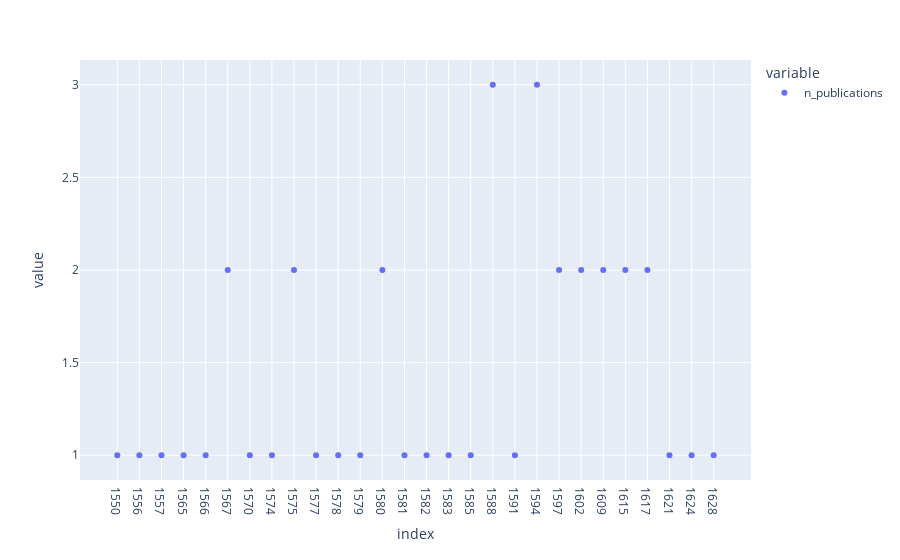

Notebook cell for this chart:
### Code cell
px.scatter(prova)

### Figure 1 — Plotly figure (JSON) as saved in the notebook; plotly's stock layout.template omitted (floating-point values rounded to 4 significant figures)
{"data": [{"hovertemplate": "variable=n_publications<br>index=%{x}<br>value=%{y}<extra></extra>", "legendgroup": "n_publications", "marker": {"color": "#636efa", "symbol": "circle"}, "mode": "markers", "name": "n_publications", "orientation": "v", "showlegend": true, "type": "scatter", "x": ["1550", "1556", "1557", "1565", "1566", "1567", "1570", "1574", "1575", "1577", "1578", "1579", "1580", "1581", "1582", "1583", "1585", "1588", "1591", "1594", "1597", "1602", "1609", "1615", "1617", "1621", "1624", "1628"], "xaxis": "x", "y": [1, 1, 1, 1, 1, 2, 1, 1, 2, 1, 1, 1, 2, 1, 1, 1, 1, 3, 1, 3, 2, 2, 2, 2, 2, 1, 1, 1], "yaxis": "y"}], "layout": {"legend": {"title": {"text": "variable"}, "tracegroupgap": 0}, "margin": {"t": 60}, "xaxis": {"anchor": "y", "domain": [0, 1], "title": {"text": "index"}}, "yaxis": {"anchor": "x", "domain": [0, 1], "title": {"text": "value"}}}}
